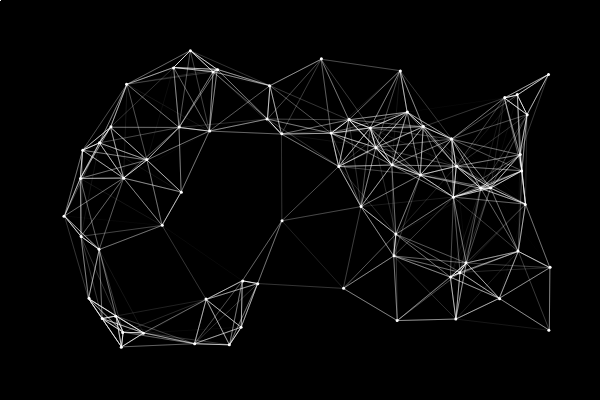
Frame 1 (no input)
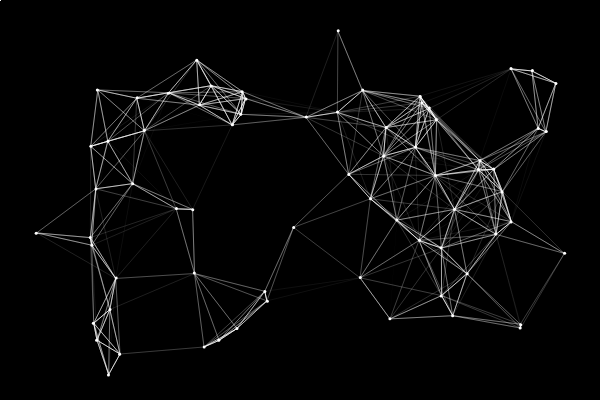
Frame 60 (no input)
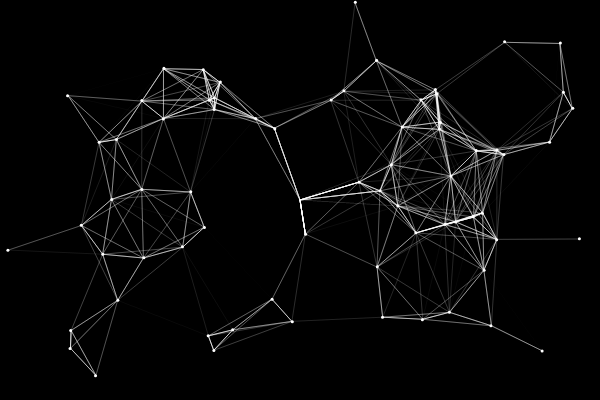
Frame 120 (the mouse pressed at the canvas centre since frame 60)

The p5.js sketch that drew these frames (run headless with seeded random() and noise() and a simulated clock; from frame 60 on, the mouse is pressed at the canvas centre):

// p5.js sketch
// ── sketch.js

let particles = [];
let canvasX = 600;
let canvasY = 400;

function setup() {
  createCanvas(canvasX, canvasY);
  for (let j = 0; j < 70; j++){
    let p = new Particle(1,1);
    particles.push(p);
  }
  for (let b = 0; b <6; b++){
    let x = new InvisParticle();
    particles.push(x);
  }
  

}

function mouseClicked(){
  
    for (let d = 0; d < 4; d++){
      p = new Particle(mouseX,mouseY);
      particles.push(p);
    } 
}


function draw() {
  background(0);
  
  if (particles.length < 20){
    let p = new Particle(1,1);
    particles.push(p);
  }
  
  let done = [];
  for (let z = 0; z < particles.length; z++){
    for (let a = 0; a < particles.length; a++){
      if(!done.includes(particles[a])){
         done.push(particles[a]);
         connect(particles[z],particles[a])
      }
    }
    done = [];
  }
  
  for (let i = particles.length-1; i >= 0; i--){
    particles[i].update();
    particles[i].show();
    if (particles[i].finished()){
      particles.splice(i,1);
    }
  }
  
}


function connect(a, b){
  if (255 - Math.hypot(a.get_x()-b.get_x(),a.get_y() - b.get_y())*2 >0.5){
    strokeWeight(1);
    stroke(255, 200 - Math.hypot(a.get_x()-b.get_x(),a.get_y() - b.get_y())*2  );
    line(a.get_x(), a.get_y(), b.get_x(), b.get_y());
  }
}


class Particle {
  constructor(x,y){
    if (x == 1 && y == 1){
      this.x = random(50,canvasX-50);
      this.y = random(50,canvasY-50);
    } else{
      this.x = x;
      this.y = y;
    }
    
    this.vx = random(-1,1)/2;
    this.vy = random(-1,1)/2;
    this.alpha = 255;
  }
  
  get_x(){
    return this.x
  }
  
  get_y(){
    return this.y
  }
  
  update(){
    this.x += this.vx;
    this.y += this.vy;
    }
  
  finished(){
    return !(0<this.x && this.x<canvasX && 0<this.y && this.y<canvasY);
  }
  
  show(){
    noStroke();
    fill(255,this.alpha);
    ellipse(this.x,this.y,3);
  }
}


class InvisParticle {
  constructor(){
    this.x = mouseX;
    this.y = mouseY;
    this.vx = random(-1,1);
    this.vy = random(-1,1);
    this.alpha = 255;
  }
  
  get_x(){
    return this.x
  }
  
  get_y(){
    return this.y
  }
  
  update(){
    this.x = mouseX;
    this.y = mouseY;
    }
  
  finished(){
    return false;
  }
  
  show(){
    noStroke();
    fill(255,this.alpha);
    //ellipse(this.x,this.y,3);
  }
}
